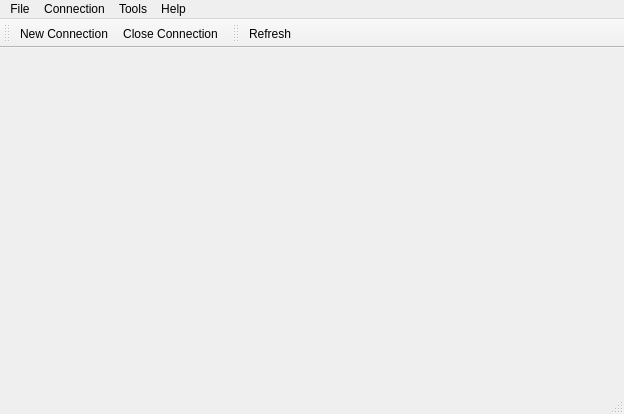
<?xml version="1.0" encoding="UTF-8"?>
<ui version="4.0">
 <class>MainWindow</class>
 <widget class="QMainWindow" name="MainWindow">
  <property name="geometry">
   <rect>
    <x>0</x>
    <y>0</y>
    <width>624</width>
    <height>414</height>
   </rect>
  </property>
  <property name="windowTitle">
   <string>QuteSQL</string>
  </property>
  <property name="windowIcon">
   <iconset theme="server-database"/>
  </property>
  <widget class="QWidget" name="centralWidget">
   <property name="sizePolicy">
    <sizepolicy hsizetype="Expanding" vsizetype="Expanding">
     <horstretch>0</horstretch>
     <verstretch>0</verstretch>
    </sizepolicy>
   </property>
   <property name="maximumSize">
    <size>
     <width>16000</width>
     <height>16000</height>
    </size>
   </property>
   <layout class="QVBoxLayout" name="verticalLayout">
    <property name="leftMargin">
     <number>0</number>
    </property>
    <property name="topMargin">
     <number>0</number>
    </property>
    <property name="rightMargin">
     <number>0</number>
    </property>
    <property name="bottomMargin">
     <number>0</number>
    </property>
    <item>
     <widget class="QTabWidget" name="databaseConnectionsTabWidget">
      <property name="minimumSize">
       <size>
        <width>382</width>
        <height>224</height>
       </size>
      </property>
      <property name="maximumSize">
       <size>
        <width>16000</width>
        <height>16000</height>
       </size>
      </property>
      <property name="tabPosition">
       <enum>QTabWidget::South</enum>
      </property>
      <property name="tabShape">
       <enum>QTabWidget::Rounded</enum>
      </property>
      <property name="currentIndex">
       <number>-1</number>
      </property>
      <property name="documentMode">
       <bool>true</bool>
      </property>
      <property name="tabsClosable">
       <bool>true</bool>
      </property>
     </widget>
    </item>
   </layout>
  </widget>
  <widget class="QMenuBar" name="menuBar">
   <property name="geometry">
    <rect>
     <x>0</x>
     <y>0</y>
     <width>624</width>
     <height>19</height>
    </rect>
   </property>
   <widget class="QMenu" name="menuFile">
    <property name="title">
     <string>File</string>
    </property>
    <addaction name="actionQuit"/>
   </widget>
   <widget class="QMenu" name="menuTools">
    <property name="title">
     <string>Connection</string>
    </property>
    <addaction name="actionNew_Connection"/>
    <addaction name="actionClose_Connection"/>
    <addaction name="separator"/>
    <addaction name="actionRefresh"/>
   </widget>
   <widget class="QMenu" name="menuTools_2">
    <property name="title">
     <string>Tools</string>
    </property>
   </widget>
   <widget class="QMenu" name="menuHelp">
    <property name="title">
     <string>Help</string>
    </property>
    <addaction name="actionAbout_QuteSql"/>
    <addaction name="actionAbout_Qt"/>
   </widget>
   <addaction name="menuFile"/>
   <addaction name="menuTools"/>
   <addaction name="menuTools_2"/>
   <addaction name="menuHelp"/>
  </widget>
  <widget class="QToolBar" name="mainToolBar">
   <attribute name="toolBarArea">
    <enum>TopToolBarArea</enum>
   </attribute>
   <attribute name="toolBarBreak">
    <bool>false</bool>
   </attribute>
   <addaction name="actionNew_Connection"/>
   <addaction name="actionClose_Connection"/>
  </widget>
  <widget class="QStatusBar" name="statusBar"/>
  <widget class="QToolBar" name="toolBar">
   <property name="windowTitle">
    <string>toolBar</string>
   </property>
   <attribute name="toolBarArea">
    <enum>TopToolBarArea</enum>
   </attribute>
   <attribute name="toolBarBreak">
    <bool>false</bool>
   </attribute>
   <addaction name="actionRefresh"/>
  </widget>
  <action name="actionNew_Connection">
   <property name="icon">
    <iconset theme="connect"/>
   </property>
   <property name="text">
    <string>New Connection</string>
   </property>
   <property name="toolTip">
    <string>New Database Connection</string>
   </property>
  </action>
  <action name="actionClose_Connection">
   <property name="icon">
    <iconset theme="disconnect"/>
   </property>
   <property name="text">
    <string>Close Connection</string>
   </property>
  </action>
  <action name="actionQuit">
   <property name="icon">
    <iconset theme="exit">
     <normaloff/>
    </iconset>
   </property>
   <property name="text">
    <string>Quit</string>
   </property>
   <property name="toolTip">
    <string>Quit</string>
   </property>
  </action>
  <action name="actionAbout_QuteSql">
   <property name="icon">
    <iconset theme="database">
     <normaloff/>
    </iconset>
   </property>
   <property name="text">
    <string>About QuteSql</string>
   </property>
  </action>
  <action name="actionAbout_Qt">
   <property name="icon">
    <iconset theme="qt">
     <normaloff/>
    </iconset>
   </property>
   <property name="text">
    <string>About Qt</string>
   </property>
  </action>
  <action name="actionRefresh">
   <property name="icon">
    <iconset theme="view-refresh"/>
   </property>
   <property name="text">
    <string>Refresh</string>
   </property>
   <property name="toolTip">
    <string>Refresh the current database</string>
   </property>
  </action>
 </widget>
 <layoutdefault spacing="6" margin="11"/>
 <resources/>
 <connections/>
</ui>
